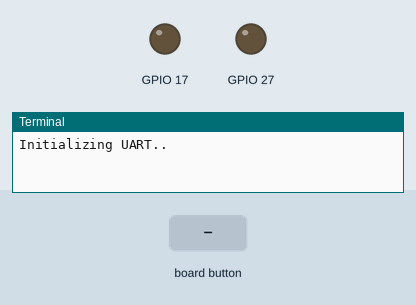
The program below on a simulated Raspberry Pi (BCM pin numbers). On the bench: output pins drawn as LEDs (lit = HIGH), the last lines printed to the terminal. The test bench sets the inputs (shaded band). The buttons are places on the Blue Dot phone app.

Above: at 1.4 s.
1.5 s: button bottom pressed
At 2.1 s:
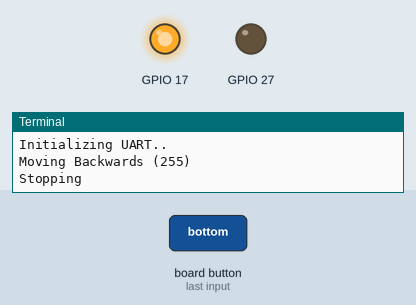
3.0 s: button left pressed
At 3.3 s:
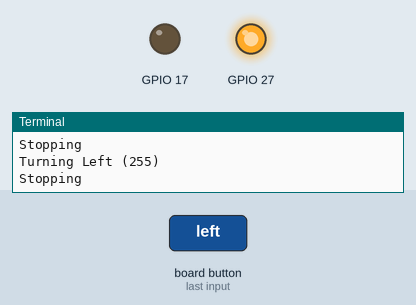
4.5 s: button right pressed
At 5.6 s:
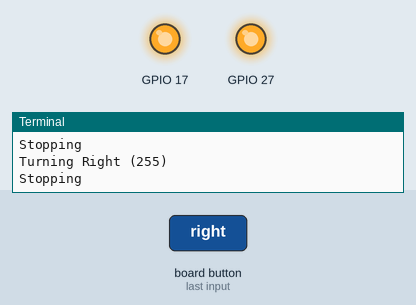
Timing chart, 0 to 7.5 s (numbered marks = the images above; inputs shaded):
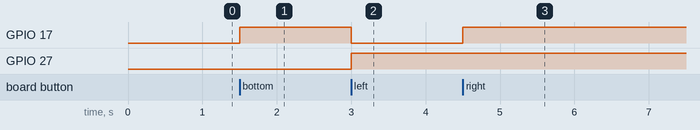

The program:

uart.py
```python
import serial
import time
import RPi.GPIO as GPIO
from bluedot import BlueDot

GPIO.setmode(GPIO.BCM)
GPIO.setup(17, GPIO.OUT)
GPIO.setup(27, GPIO.OUT)

GPIO.output(17, GPIO.LOW)
GPIO.output(27, GPIO.LOW)

def move(pos):
    data = int(pos.distance * 255)
    if pos.top:
        GPIO.output(17, GPIO.LOW)
        GPIO.output(27, GPIO.LOW)
        print ("Moving Forward (%d)" %data)
    elif pos.bottom:
        GPIO.output(17, GPIO.HIGH)
        GPIO.output(27, GPIO.LOW)
        print ("Moving Backwards (%d)" %data)
    elif pos.left:
        GPIO.output(17, GPIO.LOW)
        GPIO.output(27, GPIO.HIGH)
        print ("Turning Left (%d)" %data)
    elif pos.right:
        GPIO.output(17, GPIO.HIGH)
        GPIO.output(27, GPIO.HIGH)
        print ("Turning Right (%d)" %data)
    ser.flush()
    ser.write(bytes([data]))

def stop(pos):
    ser.flush()
    ser.write(bytes([0]))
    print ("Stopping")

ser = serial.Serial(
        port = '/dev/ttyS0',
        baudrate = 9600,
        parity = serial.PARITY_NONE,
        bytesize = serial.EIGHTBITS
        )

print ("Initializing UART..")

time.sleep(.2)

bd = BlueDot()
ser.write(bytes([0]))
try:
    while True:
        bd.when_pressed = move
        bd.when_moved = move
        bd.when_released = stop
except KeyboardInterrupt:
    ser.close()
    GPIO.cleanup()
    print("exiting")
```

Measured:
- after the input at 1.5 s, GPIO 17: LOW → HIGH at once
- after the input at 3.0 s, GPIO 17: HIGH → LOW at once; GPIO 27: LOW → HIGH at once
- after the input at 4.5 s, GPIO 17: LOW → HIGH at once
